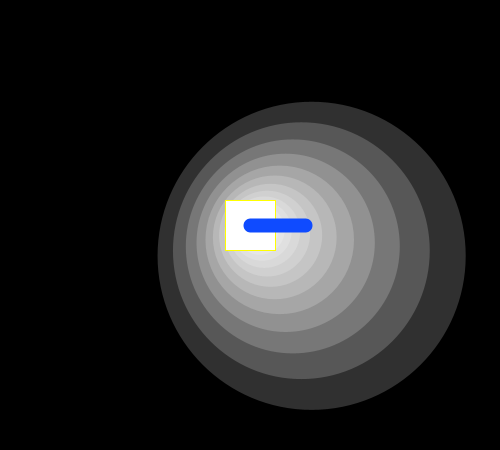
Frame 1 (no input)
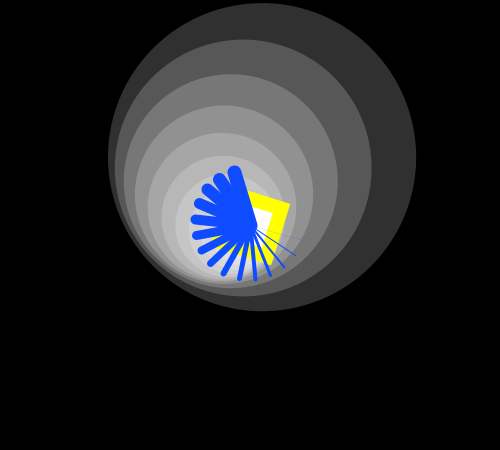
Frame 60 (the mouse pressed at the canvas centre just before this capture)
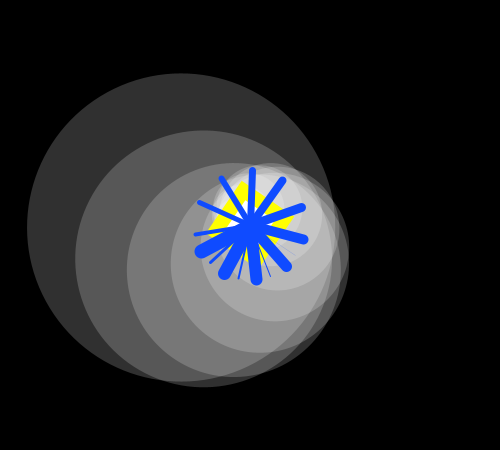
Frame 120 (the mouse held since frame 60 and released just before this capture)

The Processing sketch that drew these frames (run headless with seeded random() and noise(); from frame 60 on, the mouse is pressed at the canvas centre):

// Processing sketch: processing_40072
// ── processing_40072.pde

float angle = 0.0;
//float offset = 60;
float scalar;
float angleDirection = 1;
float speed = 0.005;
//int x,y;


void setup() {
  size(500,450);
  fill(0);
  smooth();
}

void draw() {
  background(0);
  
  pushMatrix();
  noStroke();
  fill(255,48);
     translate(width/2, height/2);
     for(int i=0; i<15; i++) {
       scale(1.2);
       //stroke(34,197,54);
       rotate(angle);
       ellipse(4,2,20,20);
     }
  popMatrix();
  fill(255);
  pushMatrix();
    translate(width/2,height/2);
    rotate(angle);
    stroke(255,255,0);
    rect(-25,-25,50,50);
  popMatrix();
  
  pushMatrix();
     translate(width/2, height/2);
     for(int i=0; i<15; i++) {
       strokeWeight(i);
       stroke(15,75,255);
       rotate(angle);
       line(0,0,55,0);
     }
  popMatrix();  
  
  angle+=speed*1;
  
  
}               
